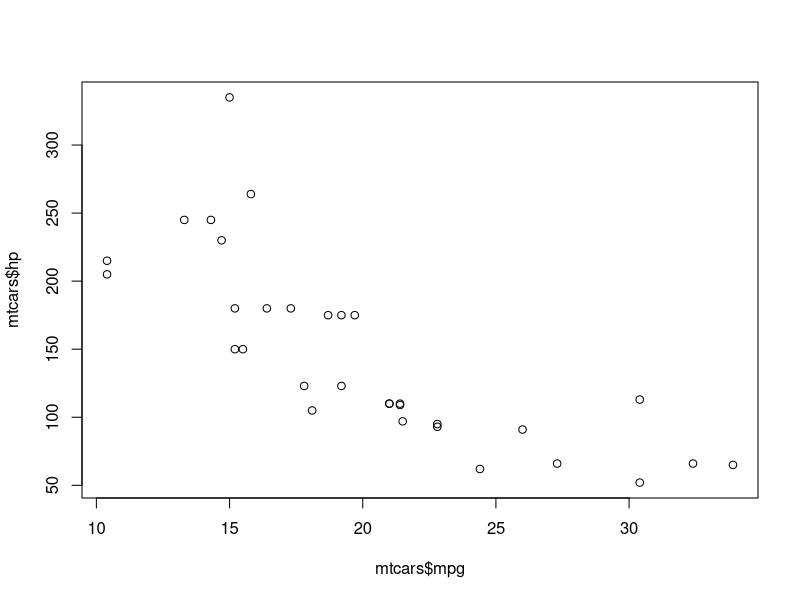
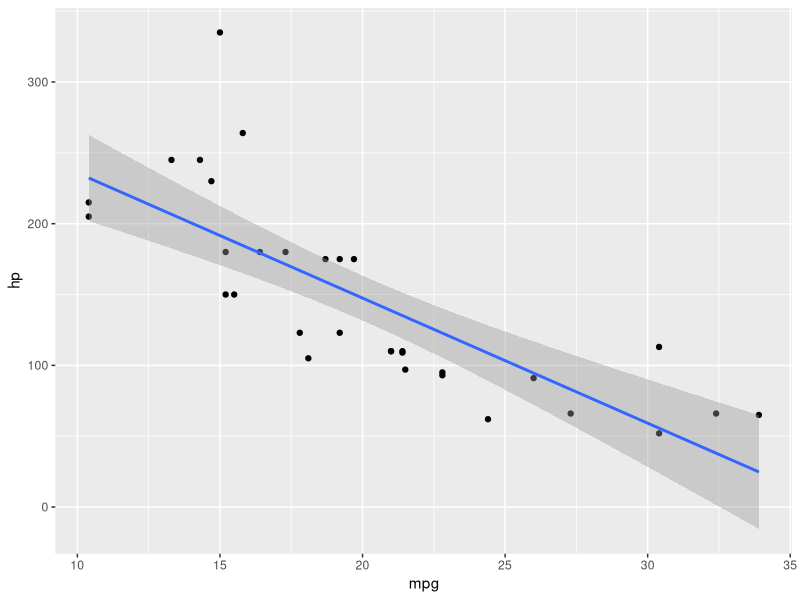

Reproduce these figures in R, in order.
## ---- chunk 1
knitr::opts_chunk$set(echo = TRUE)
## ---- chunk 2
# addition
1+2
## ---- chunk 3
#multiplication
5*4
## ---- chunk 4
#division
18/32
## ---- chunk 5
#power calculations
5^2
## ---- chunk 6
#Square root
sqrt(25)
## ---- chunk 7
VarName1 <- 5^2
## ---- chunk 8
print(VarName1) #display the value using the "print" function
## ---- chunk 9
VarName1 - 5
## ---- chunk 10
library("psych")
## ---- chunk 11
library("psych")
## ---- chunk 12
help(psych)
## ---- chunk 13
help(mtcars)
## ---- chunk 14
summary(mtcars)
## ---- chunk 15
plot(mtcars$mpg,mtcars$hp)
## ---- chunk 16
library("ggplot2")
## ---- chunk 17
ggplot(data = mtcars, aes(mpg,hp)) +
  geom_point() +
  geom_smooth(method = lm)
